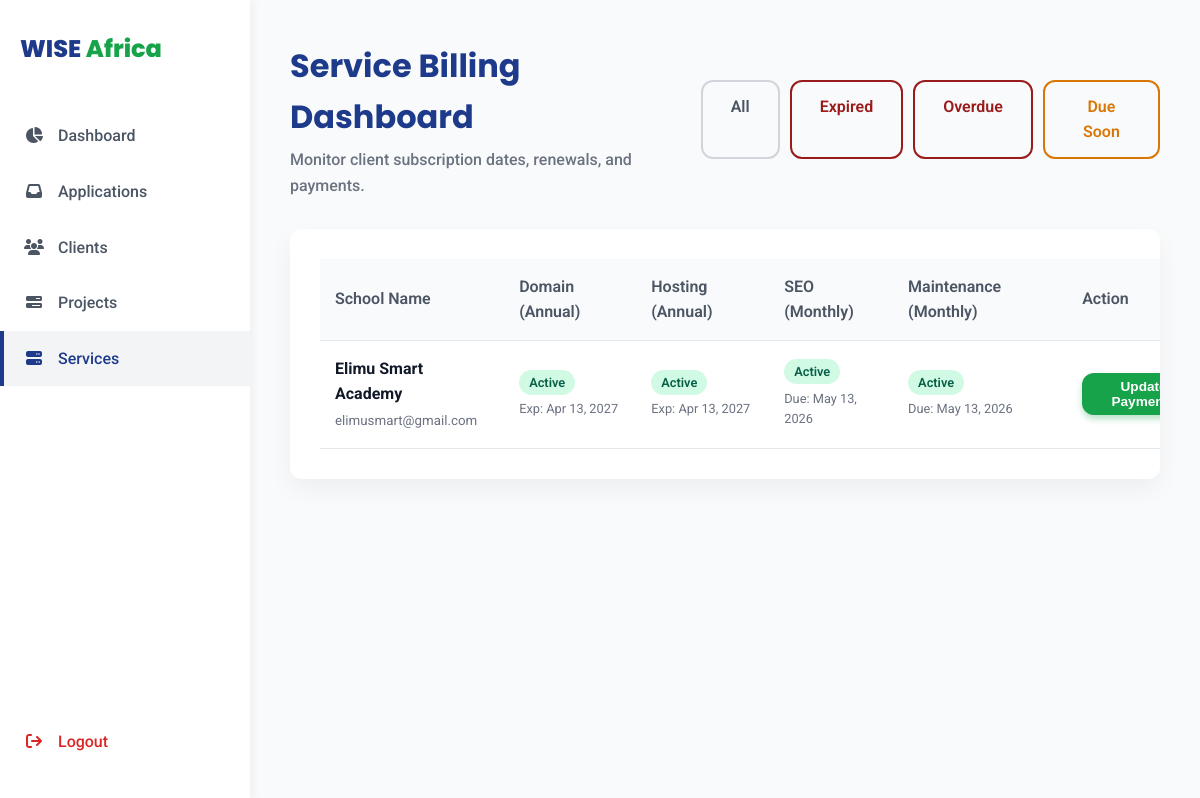
The app's page /admin/services.php (signed in) with its own data.
### tables this page shows
CREATE TABLE `service_tracking` (
  `id` int(11) NOT NULL,
  `client_id` int(11) NOT NULL,
  `domain_status` varchar(50) DEFAULT 'pending',
  `domain_start_date` date DEFAULT NULL,
  `domain_expiry_date` date DEFAULT NULL,
  `hosting_status` varchar(50) DEFAULT 'pending',
  `hosting_start_date` date DEFAULT NULL,
  `hosting_expiry_date` date DEFAULT NULL,
  `seo_status` varchar(50) DEFAULT 'not_started',
  `seo_last_payment_date` date DEFAULT NULL,
  `seo_next_due_date` date DEFAULT NULL,
  `maintenance_status` varchar(50) DEFAULT 'inactive',
  `maintenance_last_payment_date` date DEFAULT NULL,
  `maintenance_next_due_date` date DEFAULT NULL,
  `last_checked` timestamp NULL DEFAULT NULL,
  `notes` text,
  `updated_at` timestamp NOT NULL DEFAULT CURRENT_TIMESTAMP ON UPDATE CURRENT_TIMESTAMP
);

CREATE TABLE `clients` (
  `id` int(11) NOT NULL,
  `organization_name` varchar(255) NOT NULL,
  `email` varchar(255) NOT NULL,
  `phone` varchar(50) NOT NULL,
  `password` varchar(255) NOT NULL,
  `status` enum('active','inactive') DEFAULT 'active',
  `created_at` timestamp NOT NULL DEFAULT CURRENT_TIMESTAMP
);

### admin/services.php (the view, shortened to what this page needs)
<?php
require_once '../includes/db.php';
$filterWHERE = "1=1";
$sql = "SELECT st.*, c.organization_name, c.email FROM clients c INNER JOIN service_tracking st ON c.id = st.client_id WHERE $filterWHERE ORDER BY c.organization_name ASC";
$servicesResult = $conn->query($sql);
?>
<!DOCTYPE html>
<html lang="en">
<head>
    <link rel="stylesheet" href="https://cdnjs.cloudflare.com/ajax/libs/font-awesome/6.4.0/css/all.min.css">
    <link rel="stylesheet" href="../assets/css/style.css">
</head>
<body>
    <div class="admin-layout">
        <?php include 'sidebar.php'; ?>
        <main class="main-content">
            <div class="topbar fade-in">
                <div>
                    <h1 style="margin-bottom: 5px;">Service Billing Dashboard</h1>
                    <p style="color: #6B7280; font-weight: 500;">Monitor client subscription dates, renewals, and payments.</p>
                </div>
                <div style="display: flex; gap: 10px;">
                    <a href="services.php" class="btn btn-outline" style="color: #4B5563; border-color: #D1D5DB;">All</a>
                    <a href="services.php?filter=expired" class="btn btn-outline" style="color: #991B1B; border-color: #991B1B;">Expired</a>
                    <a href="services.php?filter=overdue" class="btn btn-outline" style="color: #991B1B; border-color: #991B1B;">Overdue</a>
                    <a href="services.php?filter=due_soon" class="btn btn-outline" style="color: #D97706; border-color: #D97706;">Due Soon</a>
                </div>
            </div>
            <div class="card fade-in">
                <table>
                    <thead>
                        <tr>
                            <th>School Name</th>
                            <th>Domain (Annual)</th>
                            <th>Hosting (Annual)</th>
                            <th>SEO (Monthly)</th>
                            <th>Maintenance (Monthly)</th>
                            <th>Action</th>
                        </tr>
                    </thead>
                    <tbody>
                        <?php if ($servicesResult && $servicesResult->num_rows > 0): ?>
                            <?php while($row = $servicesResult->fetch_assoc()): ?>
                                <tr>
                                    <td>
                                        <strong><?php echo htmlspecialchars($row['organization_name']); ?></strong><br>
                                        <small style="color: #6B7280;"><?php echo htmlspecialchars($row['email']); ?></small><br>
                                    </td>
                                    <td>
                                        <span class="svc-badge svc-<?php echo $row['domain_status']; ?>"><?php echo str_replace('_', ' ', $row['domain_status']); ?></span>
                                        <div class="date-display">Exp: <?php echo $row['domain_expiry_date'] ? date('M j, Y', strtotime($row['domain_expiry_date'])) : 'Not Set'; ?></div>
                                    </td>
                                    <td>
                                        <span class="svc-badge svc-<?php echo $row['hosting_status']; ?>"><?php echo str_replace('_', ' ', $row['hosting_status']); ?></span>
                                        <div class="date-display">Exp: <?php echo $row['hosting_expiry_date'] ? date('M j, Y', strtotime($row['hosting_expiry_date'])) : 'Not Set'; ?></div>
                                    </td>
                                    <td>
                                        <span class="svc-badge svc-<?php echo $row['seo_status']; ?>"><?php echo str_replace('_', ' ', $row['seo_status']); ?></span>
                                        <div class="date-display">Due: <?php echo $row['seo_next_due_date'] ? date('M j, Y', strtotime($row['seo_next_due_date'])) : 'Not Set'; ?></div>
                                    </td>
                                    <td>
                                        <span class="svc-badge svc-<?php echo $row['maintenance_status']; ?>"><?php echo str_replace('_', ' ', $row['maintenance_status']); ?></span>
                                        <div class="date-display">Due: <?php echo $row['maintenance_next_due_date'] ? date('M j, Y', strtotime($row['maintenance_next_due_date'])) : 'Not Set'; ?></div>
                                    </td>
                                    <td>
                                        <button class="btn btn-primary" style="padding: 6px 12px; font-size: 0.85rem;"
                                                onclick="openBillingModal(<?php echo htmlspecialchars(json_encode($row)); ?>)">
                                            Update Payments
                                        </button>
                                    </td>
                                </tr>
                            <?php endwhile; ?>
                        <?php else: ?>
                            <tr><td colspan="6" style="text-align: center; padding: 30px;">No clients matching this billing filter.</td></tr>
                        <?php endif; ?>
                    </tbody>
                </table>
            </div>
        </main>
    </div>
</body>
</html>

### assets/css/style.css (style rules this page uses)
:root { --primary-blue: #1E3A8A; --secondary-green: #16A34A; --light-bg: #F9FAFB; --dark-text: #111827; --accent: #2563EB; --white: #FFFFFF; --border-radius: 12px; --box-shadow: 0 10px 25px rgba(0, 0, 0, 0.05); --hover-shadow: 0 15px 35px rgba(0, 0, 0, 0.1); --transition-speed: 0.3s; }
* { margin: 0; padding: 0; box-sizing: border-box; }
html { scroll-behavior: smooth; }
body { font-family: 'Roboto', 'Open Sans', sans-serif; color: var(--dark-text); background-color: var(--light-bg); line-height: 1.6; }
h1, h2, h3, h4, h5, h6 { font-family: 'Poppins', 'Montserrat', sans-serif; font-weight: 700; margin-bottom: 1rem; color: var(--primary-blue); }
a { text-decoration: none; color: inherit; transition: color var(--transition-speed); }
.btn { display: inline-block; padding: 12px 28px; border-radius: var(--border-radius); font-weight: 600; text-align: center; cursor: pointer; transition: all var(--transition-speed); border: none; }
.btn-primary { background-color: var(--secondary-green); color: var(--white); box-shadow: 0 4px 6px rgba(22, 163, 74, 0.3); }
.btn-outline { background-color: transparent; border: 2px solid var(--white); color: var(--white); }
.fade-in { opacity: 0; animation: fadeIn ease-in 1; animation-fill-mode: forwards; animation-duration: 0.8s; }

### admin/services.php (style rules this page uses)
.admin-layout { display: flex; min-height: 100vh; background: var(--light-bg); }
.main-content { flex: 1; padding: 40px; overflow-y: auto; }
.topbar { display: flex; justify-content: space-between; align-items: center; margin-bottom: 30px; }
.card { background: var(--white); padding: 30px; border-radius: var(--border-radius); box-shadow: var(--box-shadow); overflow-x: auto; }
table { width: 100%; border-collapse: collapse; min-width: 900px; }
th, td { padding: 15px; text-align: left; border-bottom: 1px solid #E5E7EB; }
th { font-weight: 600; color: #4B5563; background: #F9FAFB; }
.svc-badge { padding: 5px 10px; border-radius: 20px; font-size: 0.8rem; font-weight: 600; text-transform: capitalize; }
.svc-active, .svc-paid, .svc-ongoing, .svc-completed { background: #D1FAE5; color: #065F46; }
.date-display { font-size: 0.8rem; color: #6B7280; display: block; margin-top: 5px; }

### records on screen
service_tracking: client.organization_name "Elimu Smart Academy", client.email "elimusmart@gmail.com", domain_status "Active", domain_expiry_date "Apr 13, 2027", hosting_status "Active", hosting_expiry_date "Apr 13, 2027", seo_status "Active", seo_next_due_date "May 13, 2026", maintenance_status "Active", maintenance_next_due_date "May 13, 2026"
